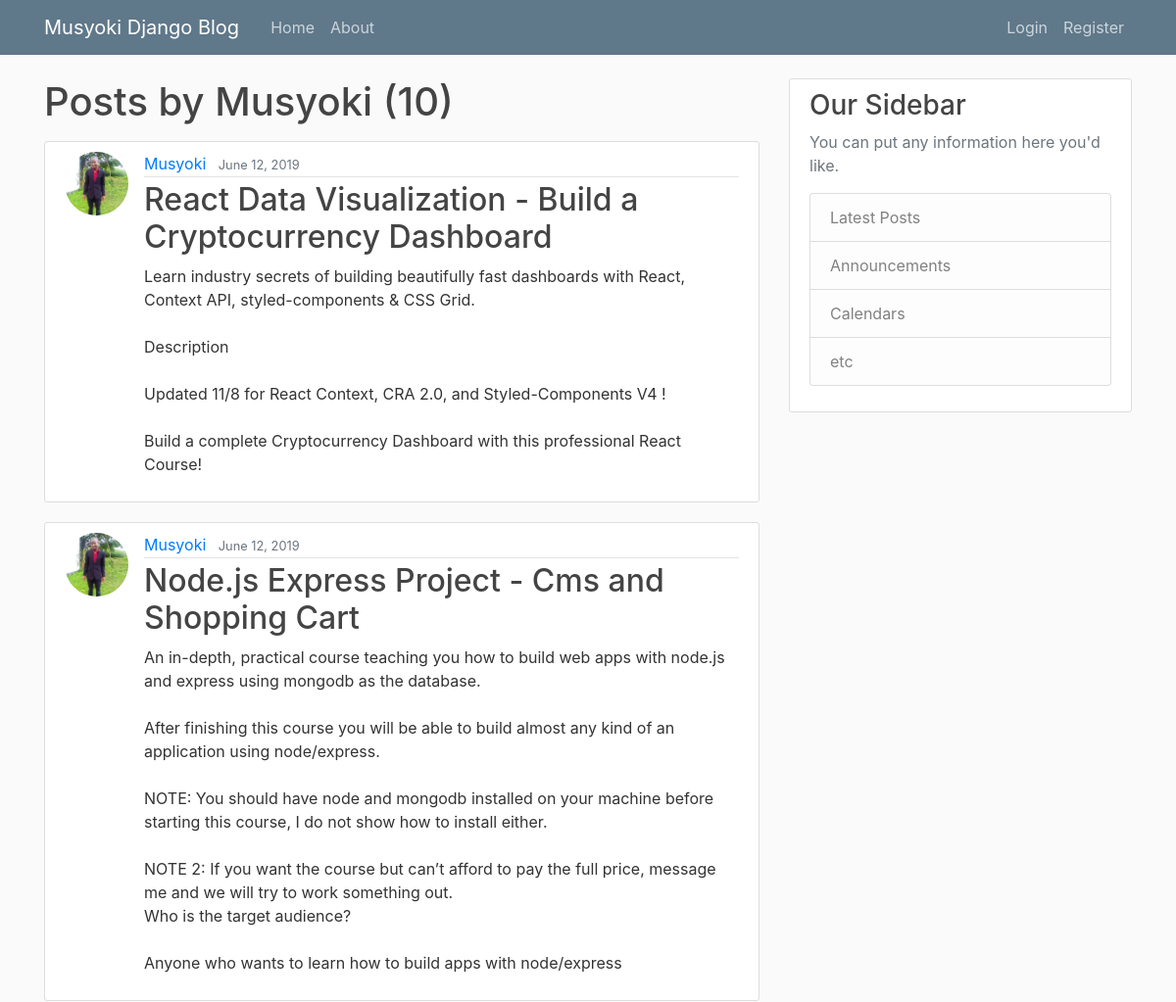
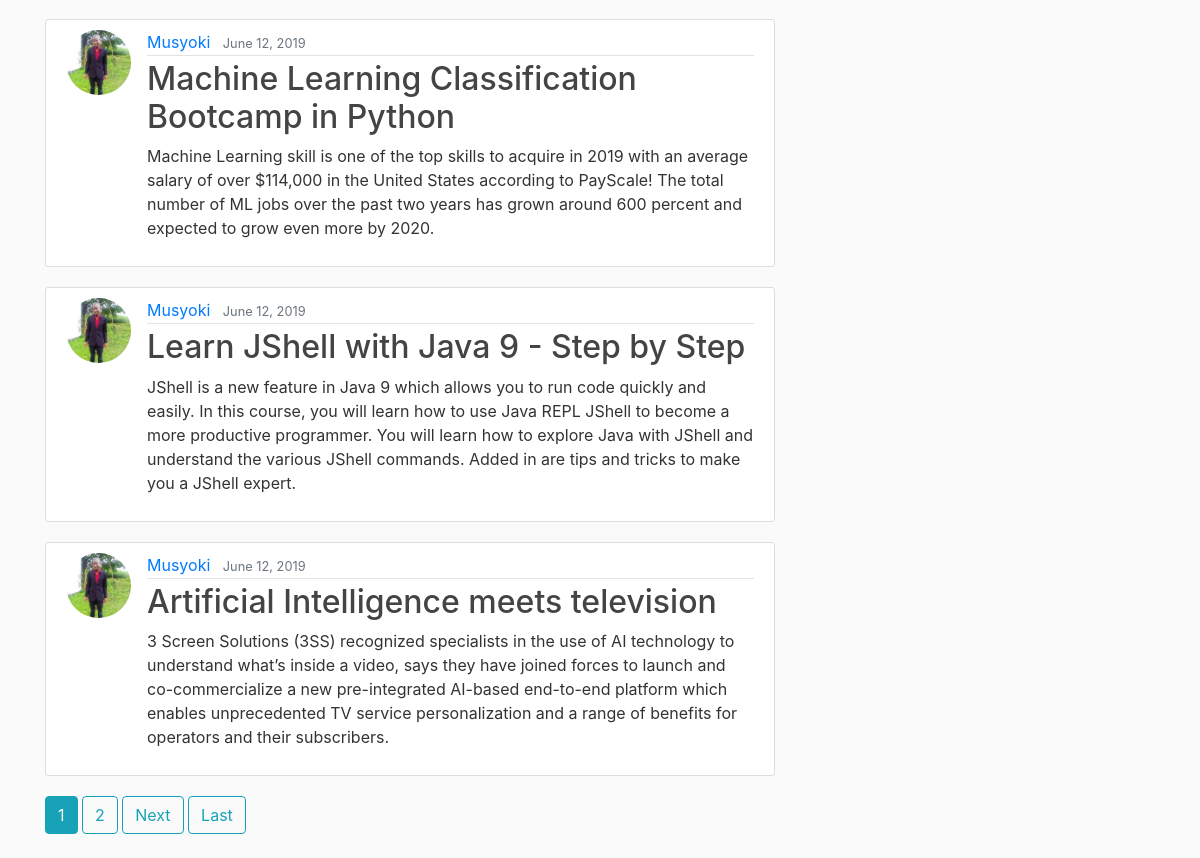
The app's page /user/Musyoki with its own data (2 pictures, top to bottom).
### blog/models.py (models this page shows, shortened)
class Post(models.Model):
    title = models.CharField(max_length=100)
    content = models.TextField()
    date_posted = models.DateTimeField(default=timezone.now)
    author = models.ForeignKey(User, on_delete=models.CASCADE)

### users/models.py (models this page shows, shortened)
class Profile(models.Model):
    user = models.OneToOneField(User, on_delete=models.CASCADE)
    image = models.ImageField(default='default.png', upload_to='profile_pics')

### blog/views.py (the view)
# urls.py: path('user/<str:username>', UserPostListView.as_view(), name='user-posts'),
class UserPostListView(ListView):
    model = Post
    template_name = 'blog/user_posts.html'
    context_object_name = 'posts'
    ordering = ['-date_posted']
    paginate_by = 5
    def get_queryset(self):
        user = get_object_or_404(User, username=self.kwargs.get('username'))
        return Post.objects.filter(author=user).order_by('-date_posted')

### blog/templates/blog/user_posts.html (shortened to what this page needs)
{% extends 'blog/layout.html' %}
{% block content %}
    <h1 class="mb-3 ">Posts by {{ view.kwargs.username }} ({{ page_obj.paginator.count }})</h1>
    {% for post in posts %}
        <article class="media content-section">
          <img class="rounded-circle article-img" src="{{ post.author.profile.image.url }}">
          <div class="media-body">
            <div class="article-metadata">
              <a class="mr-2" href="{% url 'user-posts' post.author.username %}">{{ post.author }}</a>
              <small class="text-muted">{{ post.date_posted|date:"F d, Y" }}</small>
            </div>
            <h2><a class="article-title" href="{% url 'post-detail' post.id %}">{{ post.title }}</a></h2>
            <p class="article-content">{{ post.content }}</p>
          </div>
        </article>
    {% endfor %}
    {% if is_paginated %}
      {% for num in page_obj.paginator.page_range %}
        {% if page_obj.number == num %}
          <a class="btn btn-info mb-4" href="?page={{ num }}">{{ num }}</a>
        {% elif num > page_obj.number|add:'-3' and num < page_obj.number|add:'3' %}
          <a class="btn btn-outline-info mb-4" href="?page={{ num }}">{{ num }}</a>
        {% endif %}
      {% endfor %}
      {% if page_obj.has_next %}
        <a class="btn btn-outline-info mb-4" href="?page={{ page_obj.next_page_number }}">Next</a>
        <a class="btn btn-outline-info mb-4" href="?page={{ page_obj.paginator.num_pages }}">Last</a>
      {% endif %}
    {% endif %}
{% endblock content %}

### blog/static/blog/main.css (style rules this page uses)
body { background: #fafafa; color: #333333; margin-top: 5rem; }
h1, h2, h3, h4, h5, h6 { color: #444444; }
.content-section { background: #ffffff; padding: 10px 20px; border: 1px solid #dddddd; border-radius: 3px; margin-bottom: 20px; }
.article-title { color: #444444; }
.article-content { white-space: pre-line; }
.article-img { height: 65px; width: 65px; margin-right: 16px; }
.article-metadata { padding-bottom: 1px; margin-bottom: 4px; border-bottom: 1px solid #e3e3e3 }

### records on screen
Post: author.profile.image (picture), author "Musyoki", date_posted "June 12, 2019", title "React Data Visualization - Build a Cryptocurrency Dashboard", content "Learn industry secrets of building beautifully fast dashboards with React, Context API, styled-components & CSS Grid. Description Updated 11/8 for React Context, CRA 2.0, and Styled-Components V4 ! Build a complete Cryptocurrency Dashboard with this professional React Course!"
Post: author.profile.image (picture), author "Musyoki", date_posted "June 12, 2019", title "Node.js Express Project - Cms and Shopping Cart", content "An in-depth, practical course teaching you how to build web apps with node.js and express using mongodb as the database. After finishing this course you will be able to build almost any kind of an application using node/express. NOTE: You should have node and mongodb installed on your machine before starting this course, I do not show how to install either. NOTE 2: If you want the course but can’t afford to pay the full price, message me and we will try to work something out. Who is the target audience? Anyone who wants to learn how to build apps with node/express"
Post: author.profile.image (picture), author "Musyoki", date_posted "June 12, 2019", title "Machine Learning Classification Bootcamp in Python", content "Machine Learning skill is one of the top skills to acquire in 2019 with an average salary of over $114,000 in the United States according to PayScale! The total number of ML jobs over the past two years has grown around 600 percent and expected to grow even more by 2020."
Post: author.profile.image (picture), author "Musyoki", date_posted "June 12, 2019", title "Learn JShell with Java 9 - Step by Step", content "JShell is a new feature in Java 9 which allows you to run code quickly and easily. In this course, you will learn how to use Java REPL JShell to become a more productive programmer. You will learn how to explore Java with JShell and understand the various JShell commands. Added in are tips and tricks to make you a JShell expert."
Post: author.profile.image (picture), author "Musyoki", date_posted "June 12, 2019", title "Artificial Intelligence meets television", content "3 Screen Solutions (3SS) recognized specialists in the use of AI technology to understand what’s inside a video, says they have joined forces to launch and co-commercialize a new pre-integrated AI-based end-to-end platform which enables unprecedented TV service personalization and a range of benefits for operators and their subscribers."

### other values on screen
{{ view.kwargs.username }} "Musyoki"
{{ page_obj.paginator.count }} "10"
{{ num }} "1"
{{ num }} "2"
